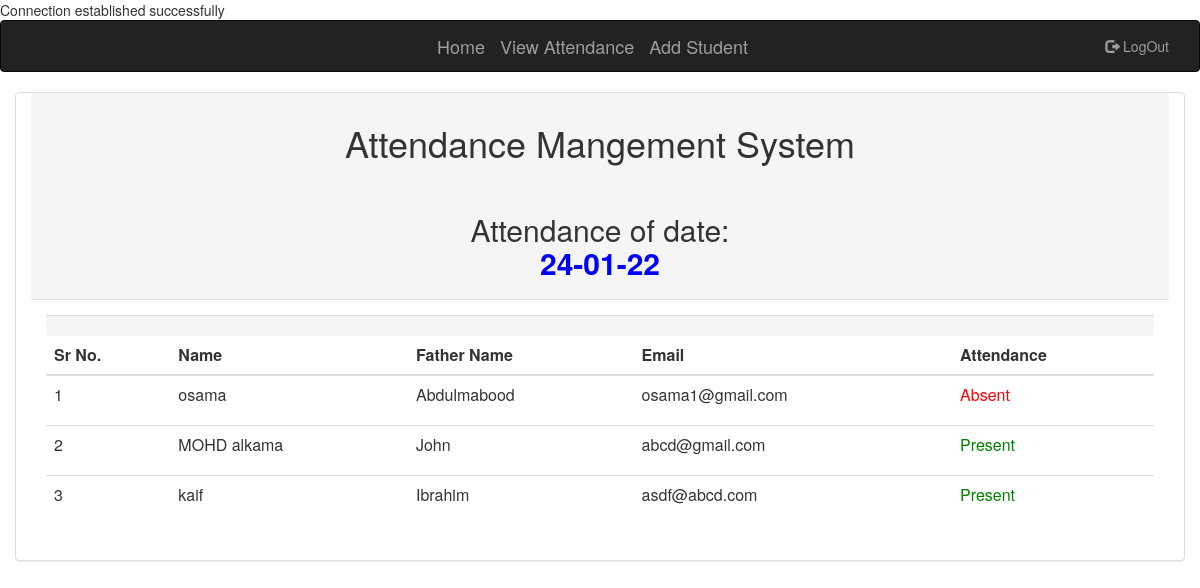
The page /viewp.php?date=24-01-22 on the database its author committed.
### tables this page shows
CREATE TABLE `attendance` (
  `at_id` int(11) NOT NULL,
  `value` varchar(50) NOT NULL,
  `emp_id` int(11) NOT NULL,
  `date` varchar(30) NOT NULL
);

CREATE TABLE `emp` (
  `emp_id` int(11) NOT NULL,
  `name` varchar(50) NOT NULL,
  `fname` varchar(50) NOT NULL,
  `email` varchar(100) NOT NULL
);

### viewp.php (the view, shortened to what this page needs)
<?php include_once("connection.php"); ?>
<!DOCTYPE html>
<html lang="en">
<head>
  <link rel="stylesheet" href="https://maxcdn.bootstrapcdn.com/bootstrap/3.4.1/css/bootstrap.min.css">
</head>
<body>
<?php include_once("nav.php"); ?>
<div class="panel panel-default container">
<div class="panel-heading">
    <h1 style="text-align: center;">Attendance Mangement System</h1><br>
    <h2 style="text-align: center;">Attendance of date: <?php
       if($_GET){
           $date=$_GET['date'];
           ?>
           <p style="font-weight: bold; color:Blue"><?php echo $date ?></p>
           <?php
       }?></h2>
</div>
<div class="panel-body">
<form method="post">
<table class="table">
<thead>
<tr>
    <th>Sr No.</th>
    <th>Name</th>
    <th>Father Name</th>
    <th>Email</th>
    <th>Attendance</th>
</tr>
</thead>
       <?php
       if($_GET){
           $date=$_GET['date'];
            $query="SELECT emp.*,attendance.* FROM attendance
            inner join emp on attendance.emp_id=emp.emp_id and attendance.date='$date'";
            $result=$link->query($query);
            if ($result->num_rows>0){
                $i=0;
                while($val=$result->fetch_assoc()){
                    $i++;
       ?>
<tr>
    <td><?php echo $i; ?></td>
    <td><?php echo $val['name'];?></td>
    <td><?php echo $val['fname'];?></td>
    <td><?php echo $val['email'];?></td>
    <td>
        <?php
        if($val['value']=='Present'){?>
        <p style="color:Green">Present</p>
        <?php }?>
        <?php
        if($val['value']=='Absent'){?>
        <p style="color:Red">Absent</p>
        <?php }?>
    </td>
</tr>
<?php } } } ?>
</div>
<div class="panel-footer">
</div>
</div>
</body>
</html>

### rows shown on the page
attendance: emp.name "osama", emp.fname "Abdulmabood", emp.email "osama1@gmail.com", value "Absent"
attendance: emp.name "MOHD alkama", emp.fname "John", emp.email "abcd@gmail.com", value "Present"
attendance: emp.name "kaif", emp.fname "Ibrahim", emp.email "asdf@abcd.com", value "Present"

### other values the page prints
$date "24-01-22"
